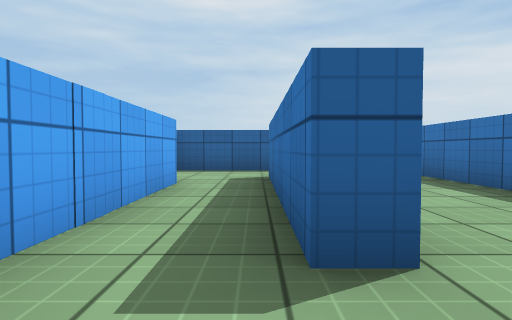
[1] (above)

15 first-person views from a walk through a scene from a Unity 3-D project. The camera is 0.55 m above the floor, tilts 2° down and sees 75° across. The floor is counted in squares, 1 m on a side. Each view is taken from the middle of a square. On the plan, view 1 faces up. The plan holds only what a view shows up to about 9 squares ahead; the rest is blank. The player is left out. Surface patterns are stand-ins for the level's own textures.

[2]
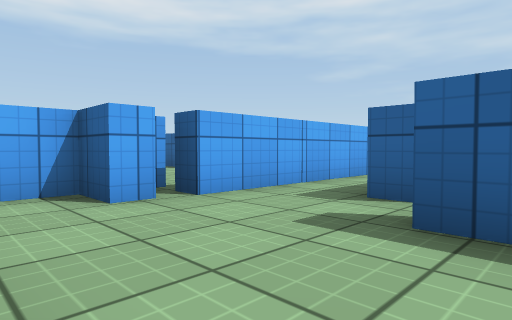

[3]
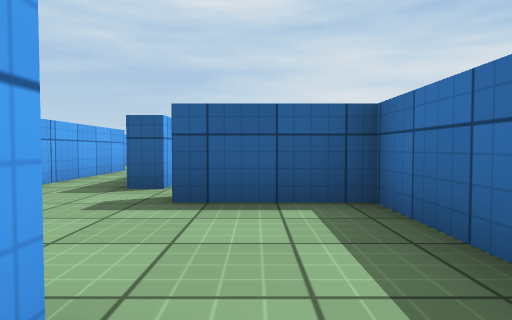

[4]
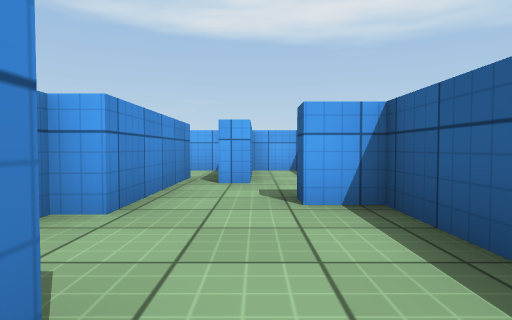

[5]
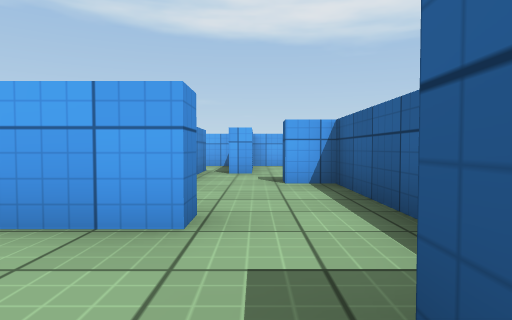

[6]
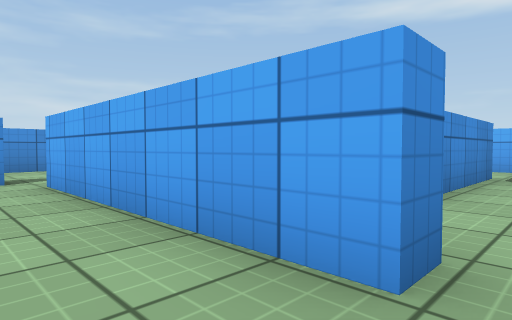

[7]
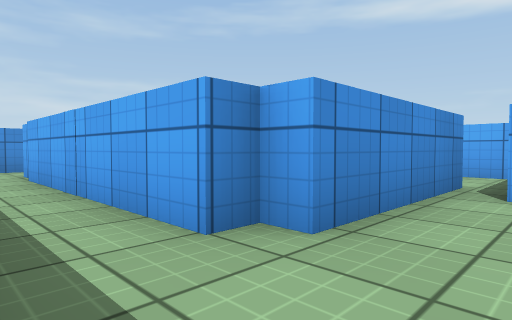

[8]
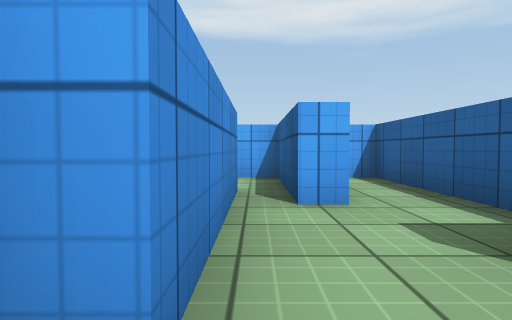

[9]
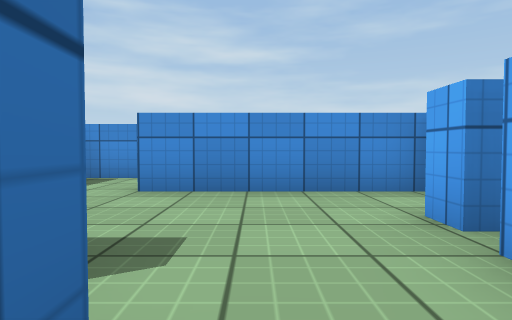

[10]
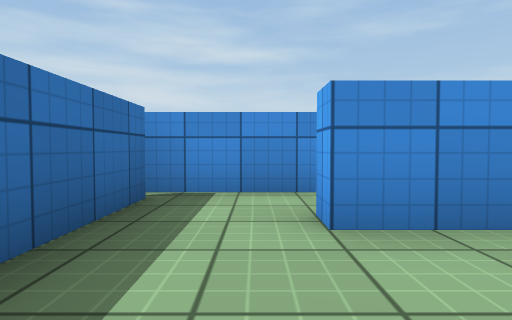

[11]
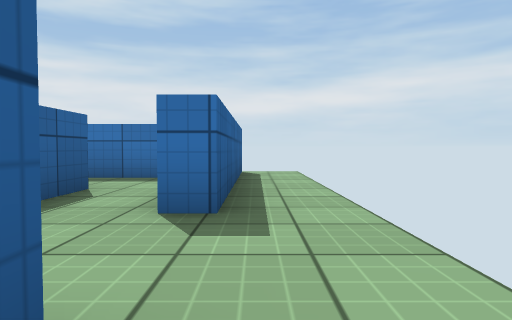

[12]
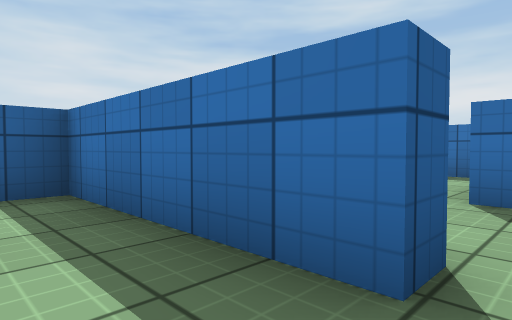

[13]
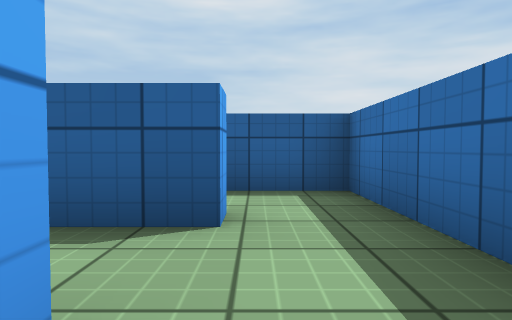

[14]
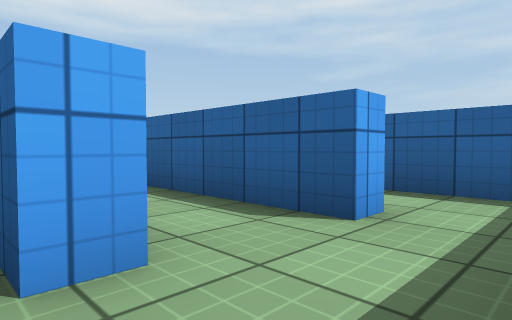

[15]
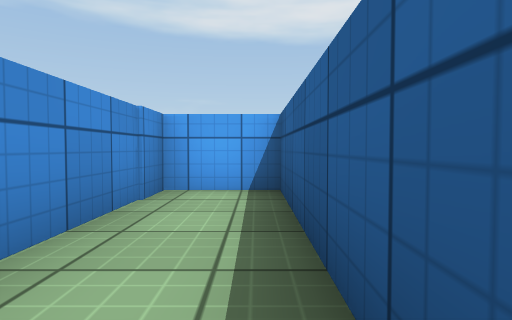

### Floor plan
Points are (right, up) in squares from view 1. A wall is a line through its corners. A room is listed if a view was taken in it or the views show most of it. See-through windows are left out.
Room 1 (views 1, 4, 7, 8, 9)
walls: (0.7, 1.5) (0.2, 1.5) (0.2, 6.5) (0.7, 6.5); (-1.3, -0.1) (-1.3, -0.7) (-2.2, -0.7) (-2.2, -1.5); (-2.2, 7.4) (-2.8, 7.4); (-4.2, 7) (-4.2, 6.4); (-5.4, 5.8) (-1.8, 5.8) (-1.8, 5.3) (-1.3, 5.3) (-1.3, 0.4) (-1.9, 0.4); (-2.3, -2.2) (1.5, -2.2); (0.5, 8.3) (-2.2, 8.3); (-3.9, 8.3) (-7.3, 8.3)
ways out: opening at (1, 7) to room 3; opening at (1, -0.5) to room 4
Room 2 (views 2, 3)
walls: (1.5, -2.2) (1.5, -2.7); (3.2, -3.7) (3.2, -1.5); (1.1, -4.3) (3.5, -4.3)
ways out: opening at (2, -2) to room 4; opening at (0.5, -3) to room 6
Room 3 (views 5, 6)
walls: (3.2, 4.3) (3.2, 6.8); (0.7, 6.5) (0.7, 1.5); (2.6, 7.4) (2.1, 7.4)
ways out: opening at (1, 7) to room 1
Room 4 (view 10)
walls: (3.2, -1.5) (3.2, 0.4) (1.1, 0.4)
ways out: opening at (1, -0.5) to room 1; opening at (2, -2) to room 2
Room 5 (views 11, 12, 13, 14, 15)
walls: (-4.5, -4.2) (-4.5, -4.8); (-4.2, -2.1) (-4.2, -2.7) (-8.4, -2.7) (-8.4, -4.3) (-5.6, -4.3); (-2.3, -4.5) (-2.8, -4.5) (-2.8, -0.7)
ways out: opening at (-3, -5)
Room 6 (no view inside)
walls: (1.5, -2.7) (0.5, -2.7)
ways out: opening at (0.5, -3) to room 2; opening at (-1.5, -4)

Positions as (right, up) in squares from view 1, and headings:
1: (0, 0), facing up
2: (2, -2), facing up-left
3: (2, -3), facing up
4: (1, 7), facing left
5: (3, 7), facing left
6: (2, 7), facing down-left
7: (0, 7), facing down-left
8: (-1, 6), facing left
9: (0, 2), facing down
10: (2, 0), facing down
11: (-3, -5), facing right
12: (-4, -5), facing up-right
13: (-4, -5), facing up
14: (-3, -5), facing up-left
15: (-4, -3), facing left
